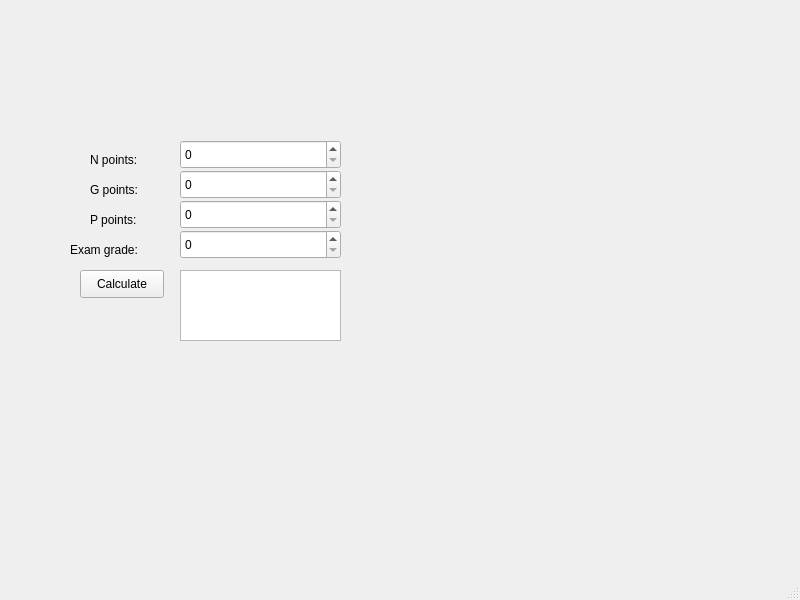
<?xml version="1.0" encoding="UTF-8"?>
<ui version="4.0">
 <class>MainWindow</class>
 <widget class="QMainWindow" name="MainWindow">
  <property name="geometry">
   <rect>
    <x>0</x>
    <y>0</y>
    <width>800</width>
    <height>600</height>
   </rect>
  </property>
  <property name="windowTitle">
   <string>MainWindow</string>
  </property>
  <widget class="QWidget" name="centralwidget">
   <widget class="QLabel" name="label">
    <property name="geometry">
     <rect>
      <x>90</x>
      <y>150</y>
      <width>63</width>
      <height>20</height>
     </rect>
    </property>
    <property name="text">
     <string>N points:</string>
    </property>
   </widget>
   <widget class="QLabel" name="label_2">
    <property name="geometry">
     <rect>
      <x>90</x>
      <y>180</y>
      <width>63</width>
      <height>20</height>
     </rect>
    </property>
    <property name="text">
     <string>G points:</string>
    </property>
   </widget>
   <widget class="QLabel" name="label_3">
    <property name="geometry">
     <rect>
      <x>90</x>
      <y>210</y>
      <width>63</width>
      <height>20</height>
     </rect>
    </property>
    <property name="text">
     <string>P points:</string>
    </property>
   </widget>
   <widget class="QLabel" name="label_4">
    <property name="geometry">
     <rect>
      <x>70</x>
      <y>240</y>
      <width>91</width>
      <height>20</height>
     </rect>
    </property>
    <property name="text">
     <string>Exam grade:</string>
    </property>
   </widget>
   <widget class="QSpinBox" name="spinBoxN">
    <property name="geometry">
     <rect>
      <x>180</x>
      <y>140</y>
      <width>161</width>
      <height>29</height>
     </rect>
    </property>
   </widget>
   <widget class="QSpinBox" name="spinBoxG">
    <property name="geometry">
     <rect>
      <x>180</x>
      <y>170</y>
      <width>161</width>
      <height>29</height>
     </rect>
    </property>
   </widget>
   <widget class="QSpinBox" name="spinBoxP">
    <property name="geometry">
     <rect>
      <x>180</x>
      <y>200</y>
      <width>161</width>
      <height>29</height>
     </rect>
    </property>
   </widget>
   <widget class="QSpinBox" name="spinBoxE">
    <property name="geometry">
     <rect>
      <x>180</x>
      <y>230</y>
      <width>161</width>
      <height>29</height>
     </rect>
    </property>
   </widget>
   <widget class="QPushButton" name="calculatePushButton">
    <property name="geometry">
     <rect>
      <x>80</x>
      <y>270</y>
      <width>84</width>
      <height>28</height>
     </rect>
    </property>
    <property name="text">
     <string>Calculate</string>
    </property>
   </widget>
   <widget class="QTextBrowser" name="textBrowser">
    <property name="geometry">
     <rect>
      <x>180</x>
      <y>270</y>
      <width>161</width>
      <height>71</height>
     </rect>
    </property>
   </widget>
  </widget>
  <widget class="QMenuBar" name="menubar">
   <property name="geometry">
    <rect>
     <x>0</x>
     <y>0</y>
     <width>800</width>
     <height>25</height>
    </rect>
   </property>
  </widget>
  <widget class="QStatusBar" name="statusbar"/>
 </widget>
 <resources/>
 <connections/>
</ui>
